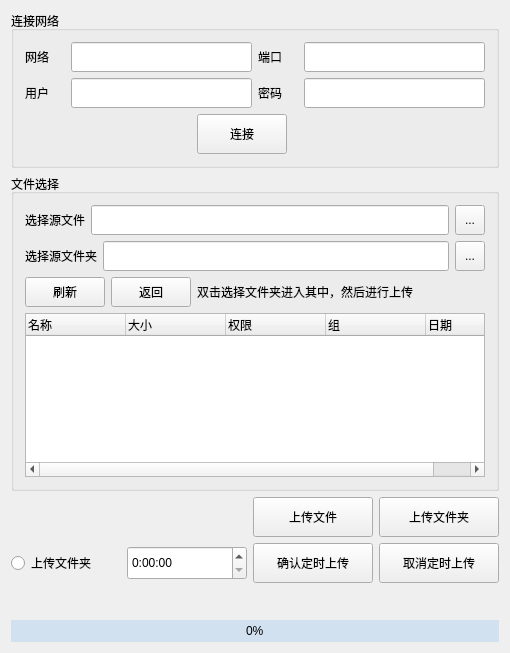
<?xml version="1.0" encoding="UTF-8"?>
<ui version="4.0">
 <class>Widget</class>
 <widget class="QWidget" name="Widget">
  <property name="geometry">
   <rect>
    <x>0</x>
    <y>0</y>
    <width>510</width>
    <height>653</height>
   </rect>
  </property>
  <property name="windowTitle">
   <string>Widget</string>
  </property>
  <layout class="QGridLayout" name="gridLayout_3">
   <item row="0" column="0">
    <widget class="QGroupBox" name="groupBox">
     <property name="title">
      <string>连接网络</string>
     </property>
     <layout class="QGridLayout" name="gridLayout">
      <item row="0" column="0">
       <layout class="QHBoxLayout" name="horizontalLayout">
        <item>
         <widget class="QLabel" name="label">
          <property name="minimumSize">
           <size>
            <width>40</width>
            <height>0</height>
           </size>
          </property>
          <property name="text">
           <string>网络</string>
          </property>
         </widget>
        </item>
        <item>
         <widget class="QLineEdit" name="lineEdit_Host">
          <property name="minimumSize">
           <size>
            <width>0</width>
            <height>30</height>
           </size>
          </property>
         </widget>
        </item>
        <item>
         <widget class="QLabel" name="label_4">
          <property name="minimumSize">
           <size>
            <width>40</width>
            <height>0</height>
           </size>
          </property>
          <property name="text">
           <string>端口</string>
          </property>
         </widget>
        </item>
        <item>
         <widget class="QLineEdit" name="lineEdit_Port">
          <property name="minimumSize">
           <size>
            <width>0</width>
            <height>30</height>
           </size>
          </property>
         </widget>
        </item>
       </layout>
      </item>
      <item row="1" column="0">
       <layout class="QHBoxLayout" name="horizontalLayout_3">
        <item>
         <widget class="QLabel" name="label_2">
          <property name="minimumSize">
           <size>
            <width>40</width>
            <height>0</height>
           </size>
          </property>
          <property name="text">
           <string>用户</string>
          </property>
         </widget>
        </item>
        <item>
         <widget class="QLineEdit" name="lineEdit_User">
          <property name="minimumSize">
           <size>
            <width>0</width>
            <height>30</height>
           </size>
          </property>
         </widget>
        </item>
        <item>
         <widget class="QLabel" name="label_3">
          <property name="minimumSize">
           <size>
            <width>40</width>
            <height>0</height>
           </size>
          </property>
          <property name="text">
           <string>密码</string>
          </property>
         </widget>
        </item>
        <item>
         <widget class="QLineEdit" name="lineEdit_pad">
          <property name="minimumSize">
           <size>
            <width>0</width>
            <height>30</height>
           </size>
          </property>
         </widget>
        </item>
       </layout>
      </item>
      <item row="2" column="0">
       <layout class="QHBoxLayout" name="horizontalLayout_4">
        <item>
         <spacer name="horizontalSpacer">
          <property name="orientation">
           <enum>Qt::Horizontal</enum>
          </property>
          <property name="sizeHint" stdset="0">
           <size>
            <width>40</width>
            <height>20</height>
           </size>
          </property>
         </spacer>
        </item>
        <item>
         <widget class="QPushButton" name="pushButton_Login">
          <property name="minimumSize">
           <size>
            <width>90</width>
            <height>40</height>
           </size>
          </property>
          <property name="text">
           <string>连接</string>
          </property>
         </widget>
        </item>
        <item>
         <widget class="QLabel" name="label_info">
          <property name="minimumSize">
           <size>
            <width>20</width>
            <height>0</height>
           </size>
          </property>
          <property name="text">
           <string/>
          </property>
         </widget>
        </item>
        <item>
         <spacer name="horizontalSpacer_2">
          <property name="orientation">
           <enum>Qt::Horizontal</enum>
          </property>
          <property name="sizeHint" stdset="0">
           <size>
            <width>40</width>
            <height>20</height>
           </size>
          </property>
         </spacer>
        </item>
       </layout>
      </item>
     </layout>
    </widget>
   </item>
   <item row="1" column="0">
    <widget class="QGroupBox" name="groupBox_2">
     <property name="title">
      <string>文件选择</string>
     </property>
     <layout class="QGridLayout" name="gridLayout_2">
      <item row="0" column="0">
       <layout class="QHBoxLayout" name="horizontalLayout_5">
        <item>
         <widget class="QLabel" name="label_8">
          <property name="text">
           <string>选择源文件</string>
          </property>
         </widget>
        </item>
        <item>
         <widget class="QLineEdit" name="lineEdit_FilePath">
          <property name="minimumSize">
           <size>
            <width>0</width>
            <height>30</height>
           </size>
          </property>
         </widget>
        </item>
        <item>
         <widget class="QToolButton" name="toolButton_File">
          <property name="minimumSize">
           <size>
            <width>30</width>
            <height>30</height>
           </size>
          </property>
          <property name="text">
           <string>...</string>
          </property>
         </widget>
        </item>
       </layout>
      </item>
      <item row="1" column="0">
       <layout class="QHBoxLayout" name="horizontalLayout_6">
        <item>
         <widget class="QLabel" name="label_9">
          <property name="text">
           <string>选择源文件夹</string>
          </property>
         </widget>
        </item>
        <item>
         <widget class="QLineEdit" name="lineEdit_DirPath">
          <property name="minimumSize">
           <size>
            <width>0</width>
            <height>30</height>
           </size>
          </property>
         </widget>
        </item>
        <item>
         <widget class="QToolButton" name="toolButton_Dir">
          <property name="minimumSize">
           <size>
            <width>30</width>
            <height>30</height>
           </size>
          </property>
          <property name="text">
           <string>...</string>
          </property>
         </widget>
        </item>
       </layout>
      </item>
      <item row="2" column="0">
       <layout class="QHBoxLayout" name="horizontalLayout_7">
        <item>
         <widget class="QPushButton" name="pushButton_FileList">
          <property name="minimumSize">
           <size>
            <width>80</width>
            <height>30</height>
           </size>
          </property>
          <property name="text">
           <string>刷新</string>
          </property>
         </widget>
        </item>
        <item>
         <widget class="QPushButton" name="pushButton_Back">
          <property name="minimumSize">
           <size>
            <width>80</width>
            <height>30</height>
           </size>
          </property>
          <property name="text">
           <string>返回</string>
          </property>
         </widget>
        </item>
        <item>
         <widget class="QLabel" name="label_5">
          <property name="text">
           <string>双击选择文件夹进入其中，然后进行上传</string>
          </property>
         </widget>
        </item>
        <item>
         <spacer name="horizontalSpacer_3">
          <property name="orientation">
           <enum>Qt::Horizontal</enum>
          </property>
          <property name="sizeHint" stdset="0">
           <size>
            <width>40</width>
            <height>20</height>
           </size>
          </property>
         </spacer>
        </item>
       </layout>
      </item>
      <item row="3" column="0">
       <widget class="QTreeWidget" name="treeWidget">
        <column>
         <property name="text">
          <string>名称</string>
         </property>
        </column>
        <column>
         <property name="text">
          <string>大小</string>
         </property>
        </column>
        <column>
         <property name="text">
          <string>权限</string>
         </property>
        </column>
        <column>
         <property name="text">
          <string>组</string>
         </property>
        </column>
        <column>
         <property name="text">
          <string>日期</string>
         </property>
        </column>
       </widget>
      </item>
     </layout>
    </widget>
   </item>
   <item row="2" column="0">
    <layout class="QHBoxLayout" name="horizontalLayout_9">
     <item>
      <spacer name="horizontalSpacer_4">
       <property name="orientation">
        <enum>Qt::Horizontal</enum>
       </property>
       <property name="sizeHint" stdset="0">
        <size>
         <width>40</width>
         <height>20</height>
        </size>
       </property>
      </spacer>
     </item>
     <item>
      <widget class="QPushButton" name="pushButton_Upload">
       <property name="minimumSize">
        <size>
         <width>120</width>
         <height>40</height>
        </size>
       </property>
       <property name="text">
        <string>上传文件</string>
       </property>
      </widget>
     </item>
     <item>
      <widget class="QPushButton" name="pushButton_Upload_2">
       <property name="minimumSize">
        <size>
         <width>120</width>
         <height>40</height>
        </size>
       </property>
       <property name="text">
        <string>上传文件夹</string>
       </property>
      </widget>
     </item>
    </layout>
   </item>
   <item row="3" column="0">
    <layout class="QHBoxLayout" name="horizontalLayout_8">
     <item>
      <widget class="QRadioButton" name="radioButton">
       <property name="text">
        <string>上传文件夹</string>
       </property>
      </widget>
     </item>
     <item>
      <widget class="QTimeEdit" name="timeEdit">
       <property name="minimumSize">
        <size>
         <width>120</width>
         <height>34</height>
        </size>
       </property>
       <property name="displayFormat">
        <string>H:mm:ss</string>
       </property>
      </widget>
     </item>
     <item>
      <widget class="QPushButton" name="pushButton_ComfirmT">
       <property name="minimumSize">
        <size>
         <width>120</width>
         <height>40</height>
        </size>
       </property>
       <property name="text">
        <string>确认定时上传</string>
       </property>
      </widget>
     </item>
     <item>
      <widget class="QPushButton" name="pushButton_CancelT">
       <property name="minimumSize">
        <size>
         <width>120</width>
         <height>40</height>
        </size>
       </property>
       <property name="text">
        <string>取消定时上传</string>
       </property>
      </widget>
     </item>
    </layout>
   </item>
   <item row="4" column="0">
    <widget class="QLabel" name="label_tips">
     <property name="minimumSize">
      <size>
       <width>0</width>
       <height>25</height>
      </size>
     </property>
     <property name="text">
      <string/>
     </property>
    </widget>
   </item>
   <item row="5" column="0">
    <widget class="QProgressBar" name="progressBar">
     <property name="styleSheet">
      <string notr="true">QProgressBar{
	
        border: none;
        text-align: center;
        background: rgb(210, 225, 240);
}
QProgressBar::chunk {
        background: rgb(0, 142, 213);
	
}</string>
     </property>
     <property name="value">
      <number>0</number>
     </property>
    </widget>
   </item>
  </layout>
 </widget>
 <layoutdefault spacing="6" margin="11"/>
 <resources/>
 <connections/>
</ui>
